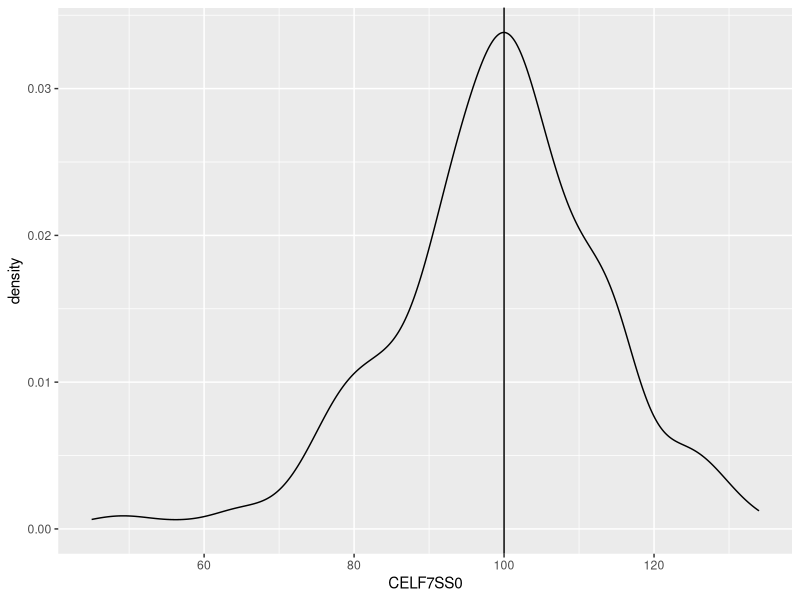
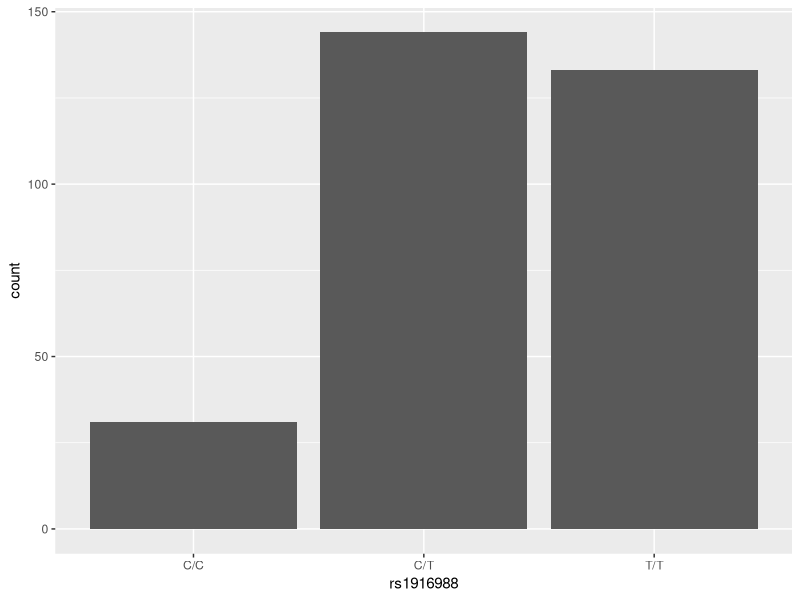
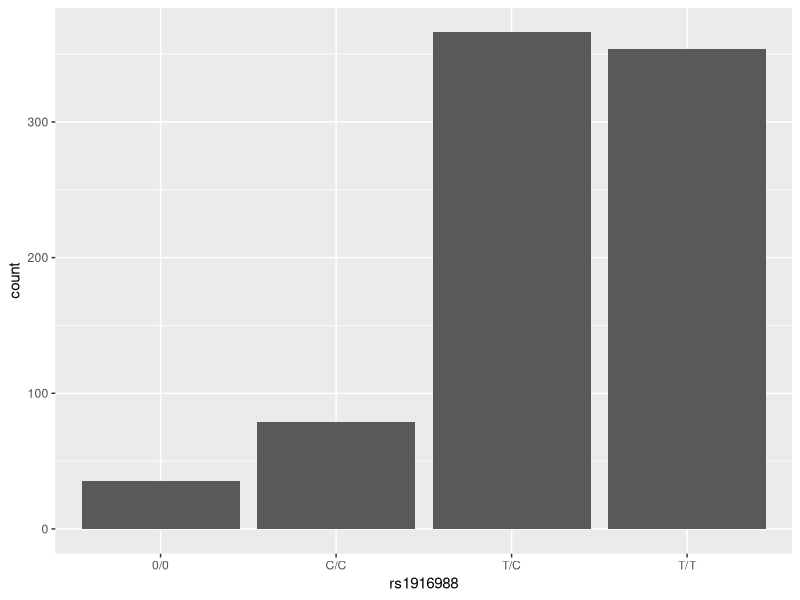

These charts were generated, in order, by the following R code:
## ---- chunk 1
library(tidyverse)
library(skimr)
## ---- chunk 2
elvs <- read_csv(here::here("data", "tidy_elvs.csv"))
iowa <- read_csv(here::here("data", "tidy_iowa.csv"))
## ---- chunk 3
elvs %>% glimpse()
## ---- chunk 4
elvs %>% skim()
## ---- chunk 5
elvs %>% ggplot(aes(CELF7SS0)) + geom_density() + geom_vline(xintercept = 100)
## ---- chunk 6
elvs %>% ggplot(aes(rs1916988)) + geom_bar() 
## ---- chunk 7
iowa %>% glimpse()
## ---- chunk 8
iowa %>% skim()
## ---- chunk 9
iowa %>% ggplot(aes(rs1916988)) + geom_bar() 
